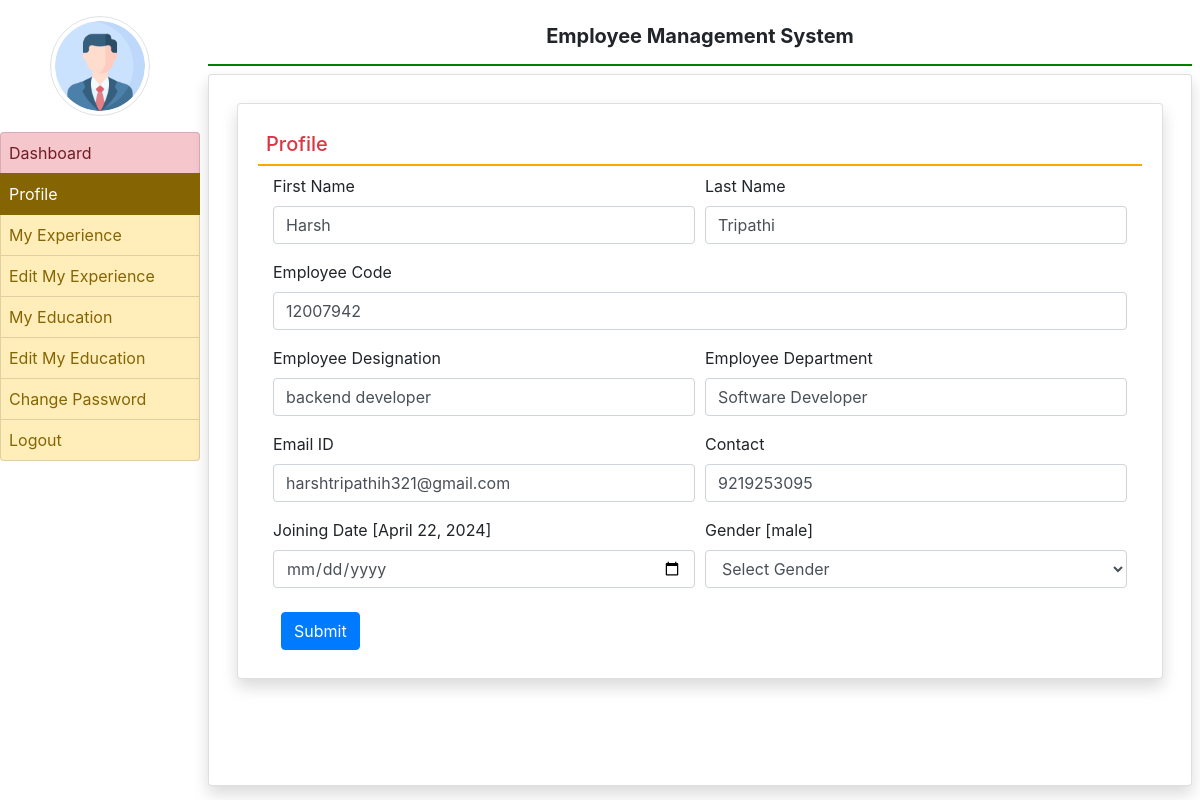
Page /profile/ (signed in) on the committed database.
### employee/models.py (models this page shows, shortened)
class EmployeeDetail(models.Model):
    user = models.ForeignKey(User, on_delete=models.CASCADE)
    empcode = models.CharField(max_length=50,null=True)
    empdept = models.CharField(max_length=100,null=True)
    designation = models.CharField(max_length=100,null=True)
    contact = models.CharField(max_length=15,null=True)
    gender = models.CharField(max_length=50,null=True)
    joiningdate = models.DateField(null=True)

### employee/views.py (the view, shortened to what this page needs)
# urls.py: path('profile/',profile, name="profile"),
def profile(request):
    if not request.user.is_authenticated:
        return redirect('emplogin')
    error = ""
    user = request.user
    employee = EmployeeDetail.objects.get(user=user)
    return render(request, 'profile.html', locals())

### employee/templates/profile.html (shortened to what this page needs)
{% extends 'emp_base.html' %}
{% block main %}
<div class="card shadow m-2">
    <div class="card-body">
        <h5 class="p-2 text-danger" style="border-bottom :2px solid orange">Profile</h5>
        <div class="container-fluid">
            <form method="post">
                <div class="form-row">
                    <div class="col-sm-6">
                        <div class="form-group">
                            <label>First Name </label>
                            <input type="text" name="firstname" class="form-control" placeholder="Enter First Name" pattern="[A-Za-z]+" value="{{employee.user.first_name}}">
                        </div>
                    </div>
                    <div class="col-sm-6">
                        <div class="form-group">
                            <label>Last Name </label>
                            <input type="text" name="lastname" class="form-control" placeholder="Enter Last Name" pattern="[A-Za-z]+" value="{{employee.user.last_name}}">
                        </div>
                    </div>
                    <div class="col-sm-12">
                        <div class="form-group">
                            <label>Employee Code </label>
                            <input type="text" name="empcode" class="form-control" placeholder="Enter Employee Code" pattern="[0-9]+" value="{{employee.empcode}}">
                        </div>
                    </div>
                    <div class="col-sm-6">
                        <div class="form-group">
                            <label>Employee Designation</label>
                            <input type="text" name="designation" class="form-control" placeholder="Enter Your Designation" value="{{employee.designation}}">
                        </div>
                    </div>
                    <div class="col-sm-6">
                        <div class="form-group">
                            <label>Employee Department</label>
                            <input type="text" name="department" class="form-control" placeholder="Enter Your Department" value="{{employee.empdept}}">
                        </div>
                    </div>
                    <div class="col-sm-6">
                        <div class="form-group">
                            <label>Email ID</label>
                            <input type="email" name="emailid" class="form-control" placeholder="Enter Your Email Address" value="{{employee.user.username}}">
                        </div>
                    </div>
                    <div class="col-sm-6">
                        <div class="form-group">
                            <label>Contact</label>
                            <input type="text" name="contact" class="form-control" placeholder="Contact Number" value="{{employee.contact}}">
                        </div>
                    </div>
                    <div class="col-sm-6">
                        <div class="form-group">
                            <label>Joining Date [{{employee.joiningdate}}]</label>
                            <input type="date" name="jdate" class="form-control" value="{{employee.contact}}">
                        </div>
                    </div>
                    <div class="col-sm-6">
                        <div class="form-group">
                            <label>Gender [{{employee.gender}}]</label>
                            <select name="gender" class="form-control">
                                <option value="None">Select Gender</option>
                            </select>
                        </div>
                    </div>
                </div>
                <input type="submit" value="Submit" class="m-2 btn btn-primary">
            </form>
        </div>
    </div>
</div>
{% endblock %}

### rows in the picture
EmployeeDetail: firstname "Harsh", lastname "Tripathi", empcode "12007942", designation "backend developer", department "Software Developer", emailid "harshtripathih321@gmail.com", contact "9219253095", joiningdate "April 22, 2024", gender "male"
